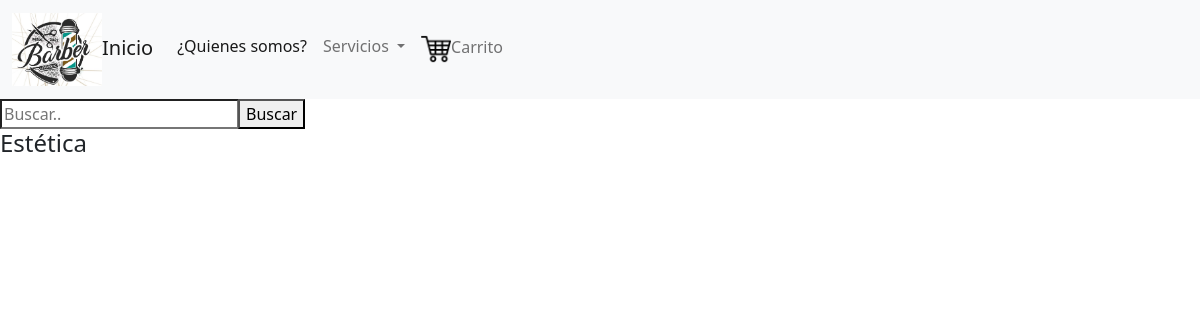
Page /servicios/estetica on the earlier database version.
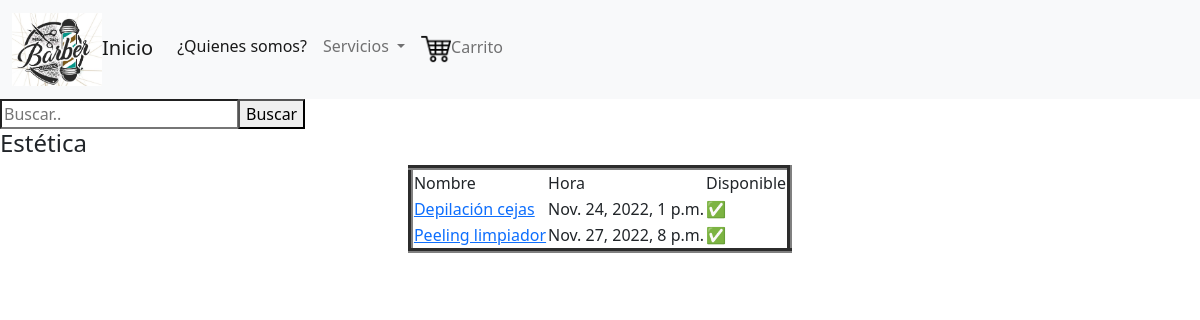
Same page on the later database version.
### barbershopApp/models.py (models this page shows)
class Estética(models.Model):
    nombre = models.CharField(max_length=100, blank=False, null=False)
    hora = models.DateTimeField(null=False)
    disponible = models.BooleanField(blank=False, null=False)
    imagen = models.ImageField(upload_to='barbershopApp/static/media', null=False, blank=False)
    descripcion = models.TextField(max_length=255, blank=False, null=False)
    precio = models.FloatField(null = False, blank=False)

### barbershopApp/views.py (the view)
# urls.py: path('servicios/estetica', views.list_esteticas, name = 'esteticas'),
def list_esteticas(request):
    queryset=request.GET.get("buscar")
    servicios = Estética.objects.filter(
            Q(disponible = True))
    if queryset:
        servicios = Estética.objects.filter(
            Q(nombre__icontains = queryset)
        ).distinct()
    return render(request, 'esteticas/estetica.html', {'esteticas' : servicios})

### barbershopApp/templates/esteticas/estetica.html (shortened to what this page needs)
{% extends 'base.html' %}
{% block content %}
<div class="col-md-12 search">
    <form method="get">
      <div id="custom-search-input">
        <div class="input-group col-md-12">
          <input type="text" class="from-control" placeholder="Buscar.." name="buscar">
          <span class="input-group-list">
            <button type="submit" class="boton btn-success">Buscar</button>
          </span>
        </div>
      </div>
    </form>
</div>
<h4>Estética</h4>
<div>
    {% if esteticas.count > 0 %}
    <table border="5" style="margin: 0 auto;">
        <tr>
            <td>Nombre</td>
            <td>Hora</td>
            <td>Disponible</td>
        </tr>
        {% for s in esteticas %}
            <tr>
                <td><a href="{% url 'esteticas' %}/{{s.id}}">{{s.nombre}}</a></td>
                <td>{{s.hora}}</td>
                {% if s.disponible == True %}
                <td>✅</td>
                {% else %}
                <td>❌</td>
                {% endif %}
            </tr>
            {% endfor %}
        </table>
        {% endif %}
    </div>
{% endblock %}

Differences in the rows shown:
added Estética: nombre "Depilación cejas", hora "Nov. 24, 2022, 1 p.m."
added Estética: nombre "Peeling limpiador", hora "Nov. 27, 2022, 8 p.m."
Other differences:
text now shown: "Nombre Hora Disponible"
